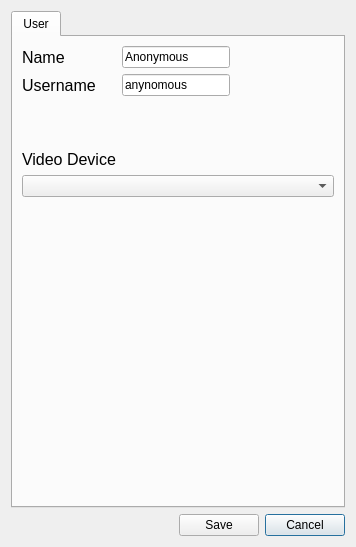
<?xml version="1.0" encoding="UTF-8"?>
<ui version="4.0">
 <class>BasicSettings</class>
 <widget class="QDialog" name="BasicSettings">
  <property name="geometry">
   <rect>
    <x>0</x>
    <y>0</y>
    <width>356</width>
    <height>547</height>
   </rect>
  </property>
  <property name="windowTitle">
   <string>Settings</string>
  </property>
  <layout class="QGridLayout" name="gridLayout">
   <item row="2" column="2">
    <widget class="QPushButton" name="cancel">
     <property name="text">
      <string>Cancel</string>
     </property>
    </widget>
   </item>
   <item row="2" column="0">
    <spacer name="horizontalSpacer">
     <property name="orientation">
      <enum>Qt::Horizontal</enum>
     </property>
     <property name="sizeHint" stdset="0">
      <size>
       <width>40</width>
       <height>20</height>
      </size>
     </property>
    </spacer>
   </item>
   <item row="2" column="1">
    <widget class="QPushButton" name="ok">
     <property name="text">
      <string>Save</string>
     </property>
    </widget>
   </item>
   <item row="0" column="0" colspan="3">
    <widget class="QTabWidget" name="SettingTabs">
     <property name="currentIndex">
      <number>0</number>
     </property>
     <widget class="QWidget" name="UserTab">
      <attribute name="title">
       <string>User</string>
      </attribute>
      <layout class="QGridLayout" name="gridLayout_4">
       <item row="5" column="1">
        <spacer name="verticalSpacer_2">
         <property name="orientation">
          <enum>Qt::Vertical</enum>
         </property>
         <property name="sizeHint" stdset="0">
          <size>
           <width>20</width>
           <height>300</height>
          </size>
         </property>
        </spacer>
       </item>
       <item row="1" column="2">
        <spacer name="horizontalSpacer_3">
         <property name="orientation">
          <enum>Qt::Horizontal</enum>
         </property>
         <property name="sizeHint" stdset="0">
          <size>
           <width>1</width>
           <height>20</height>
          </size>
         </property>
        </spacer>
       </item>
       <item row="1" column="1">
        <widget class="QLineEdit" name="username_edit">
         <property name="text">
          <string>anynomous</string>
         </property>
        </widget>
       </item>
       <item row="0" column="1">
        <widget class="QLineEdit" name="name_edit">
         <property name="text">
          <string>Anonymous</string>
         </property>
        </widget>
       </item>
       <item row="1" column="0">
        <widget class="QLabel" name="Username">
         <property name="font">
          <font>
           <pointsize>12</pointsize>
          </font>
         </property>
         <property name="text">
          <string>Username</string>
         </property>
        </widget>
       </item>
       <item row="0" column="2">
        <spacer name="horizontalSpacer_2">
         <property name="orientation">
          <enum>Qt::Horizontal</enum>
         </property>
         <property name="sizeHint" stdset="0">
          <size>
           <width>1</width>
           <height>20</height>
          </size>
         </property>
        </spacer>
       </item>
       <item row="0" column="0">
        <widget class="QLabel" name="Name">
         <property name="font">
          <font>
           <pointsize>12</pointsize>
          </font>
         </property>
         <property name="text">
          <string>Name</string>
         </property>
        </widget>
       </item>
       <item row="2" column="1">
        <spacer name="verticalSpacer">
         <property name="orientation">
          <enum>Qt::Vertical</enum>
         </property>
         <property name="sizeHint" stdset="0">
          <size>
           <width>20</width>
           <height>40</height>
          </size>
         </property>
        </spacer>
       </item>
       <item row="3" column="0">
        <widget class="QLabel" name="VideoDeviceLabel">
         <property name="font">
          <font>
           <pointsize>12</pointsize>
          </font>
         </property>
         <property name="text">
          <string>Video Device</string>
         </property>
        </widget>
       </item>
       <item row="4" column="0" colspan="3">
        <widget class="QComboBox" name="videoDevice">
         <property name="minimumSize">
          <size>
           <width>220</width>
           <height>0</height>
          </size>
         </property>
        </widget>
       </item>
      </layout>
     </widget>
    </widget>
   </item>
  </layout>
 </widget>
 <tabstops>
  <tabstop>name_edit</tabstop>
  <tabstop>username_edit</tabstop>
  <tabstop>videoDevice</tabstop>
  <tabstop>ok</tabstop>
  <tabstop>cancel</tabstop>
  <tabstop>SettingTabs</tabstop>
 </tabstops>
 <resources/>
 <connections/>
 <slots>
  <slot>on_ok_clicked()</slot>
  <slot>on_cancel_clicked()</slot>
 </slots>
</ui>
